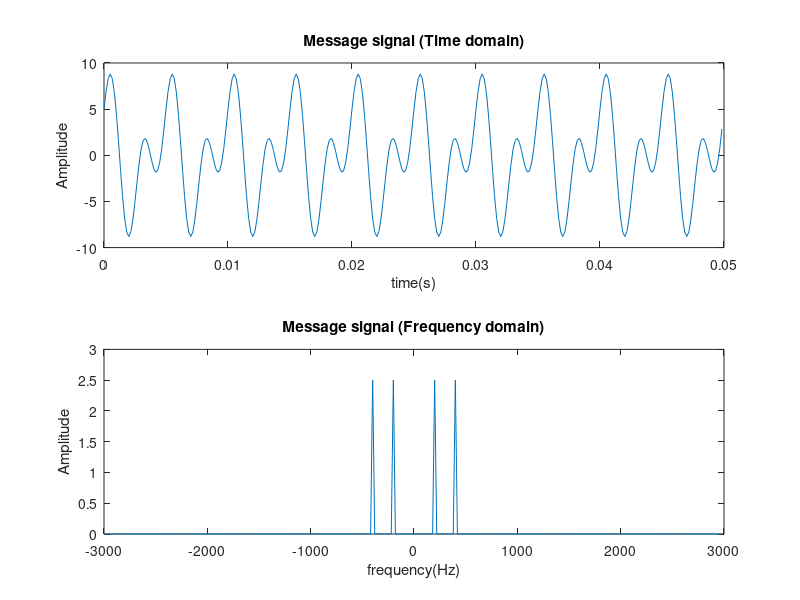

Source code (MATLAB): (Note: this script raises an error after producing the figure.)
%Code to performing conventional AM 
%Coded by S U Swakath
%% --------- Generating message signal ----------------
clc;clear all;close all;
fm = 200 ; %Message signal frequency in Hz
fs = 6000; %Sampling frequency in Hz
T = 1/fm; %Message signal time period in s
nCycles = 10; %Number of cycles of message signal
t = 0:1/fs:((T*nCycles)-(1/fs));
Am = 5; %Message signal amplitude

ym = Am*sin(2*pi*2*fm*t)+ Am*cos(2*pi*fm*t);  %Message signal

%% --------Frequency and Time domain Plot of Message signal-----------
%computing frequency domain representation of ym
Ym_fft = fftshift(fft(ym))/length(ym); %dft of message signal
Nfft = length(Ym_fft); %N value of N point dft
f = fs*(-Nfft/2:Nfft/2-1)/Nfft; %frequency vector for plot

%time domain plot plot of message signal
figure(1)
subplot(2,1,1)
plot(t,ym)
title("Message signal (Time domain)")
xlabel("time(s)")
ylabel("Amplitude")

%frequency domain plot of message signal
subplot(2,1,2)
plot(f,abs(Ym_fft))
title("Message signal (Frequency domain)")
xlabel("frequency(Hz)")
ylabel("Amplitude")

%% -----------Performing AM Modulation--------------- 
amod = 0.1; %Modulation index (amod<=1)
fc = 1000; %Carrier frequency in Hz
[yc,carrier] = modulation(ym,amod,fc,t); %Computing modulated signal
Yc_fft = fftshift(fft(yc))/length(yc);%modulated signal dft

%plotting Passband signal time domain and frequency domain plots
figure(2)
subplot(2,1,1)
plot(t,yc,'b')
hold on
plot(t,ym,'r')
hold off
title("Modulated signal (Time domain)")
xlabel("time(s)")
ylabel("Amplitude")
legend("Modulated signal", "Message signal");

subplot(2,1,2)
plot(f,abs(Yc_fft))
title("Modulated signal (Frequency domain)")
xlabel("frequency(Hz)")
ylabel("Amplitude")

figure(3)
plot(t,carrier);
title('Carrier Signal (Time domain)')
xlabel('time(s)')
ylabel('Amplitude')

%% -----------Performing AM demodulation--------
demodulatedSignal = demodulation(yc,fc,fs,t); %computing demodulated signal
demodulatedSignal_fft = fftshift( fft(demodulatedSignal)); 
demodulatedSignal_fft = demodulatedSignal_fft/length(demodulatedSignal);

%plotting received signal, time domain and frequency domain plots
figure(4)
subplot(2,1,1)
plot(t,demodulatedSignal);
title("Demodulated Signal (Time domain)");
xlabel("time(s)");
ylabel("Amplitude");
subplot(2,1,2)
plot(f,abs(demodulatedSignal_fft))
title("Demodulated Signal (Frequency domain)");
xlabel("frequency(Hz)");
ylabel("Amplitude");

disp('computation completed')

%% --------------- Functions ------------------
function [modulatedSignal,carrierSignal] = modulation(signal,a_mod,fc,t)
%This function takes a signal in time domain signal and computes its
%corresponding modulatedSignal using conventional AM modulation scheme.
%To compute the modulatedSignal the function takes a_mod (a_mod<=1),
%carrier wave frequency (fc) in Hz and time vector (t) in s
    
    min_signal = min(signal); %minimum value of the given signal
    Ac = (abs(min_signal))/a_mod; %carrier wave amplitude
    modulatedSignal = Ac*((1+a_mod*signal).*(cos(2*pi*fc*t)));%modulation 
    carrierSignal = Ac*(cos(2*pi*fc*t));%carrier wave
end

function [demodulatedSignal] = demodulation(passbandSignal,fc,fs,t)
%This function takes passbandSignal of conventional AM modulation  
%and demodulates the signal using coherent detection.
%The carrier frequency is fc. A 4th order butterworth filter is used as 
%a low pass filter with cutoff as fc. DC value offset and gain is 
%eliminated to generate the original signal.
    temp = 2*passbandSignal.*cos(2*pi*fc*t); 
    temp_fft = fft(temp)/length(temp);
    temp = temp - temp_fft(1);%removing DC offset
    [b,a] = butter(4,fc*2/(fs),'low'); %low pass filter
    demodulatedSignal = filter(b,a,temp); 
    gain = min(demodulatedSignal);
    gain = sqrt(abs(gain));
    demodulatedSignal = demodulatedSignal/gain;%removing the gain 
end
